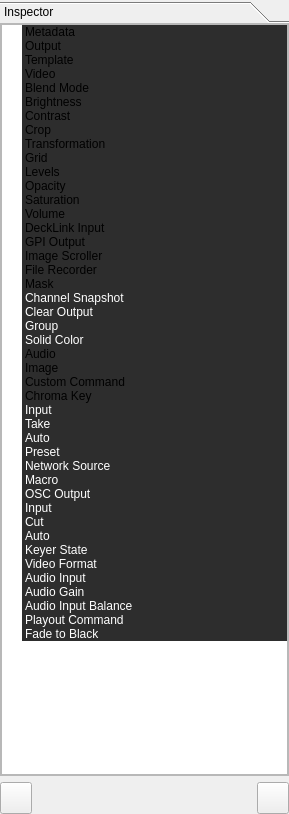
<?xml version="1.0" encoding="UTF-8"?>
<ui version="4.0">
 <class>InspectorWidget</class>
 <widget class="QWidget" name="InspectorWidget">
  <property name="geometry">
   <rect>
    <x>0</x>
    <y>0</y>
    <width>289</width>
    <height>814</height>
   </rect>
  </property>
  <property name="sizePolicy">
   <sizepolicy hsizetype="Preferred" vsizetype="Preferred">
    <horstretch>0</horstretch>
    <verstretch>0</verstretch>
   </sizepolicy>
  </property>
  <property name="minimumSize">
   <size>
    <width>289</width>
    <height>0</height>
   </size>
  </property>
  <property name="styleSheet">
   <string notr="true"/>
  </property>
  <layout class="QVBoxLayout" name="verticalLayout">
   <property name="spacing">
    <number>0</number>
   </property>
   <property name="leftMargin">
    <number>0</number>
   </property>
   <property name="topMargin">
    <number>1</number>
   </property>
   <property name="rightMargin">
    <number>0</number>
   </property>
   <property name="bottomMargin">
    <number>0</number>
   </property>
   <item>
    <widget class="QToolBox" name="toolBox">
     <property name="sizePolicy">
      <sizepolicy hsizetype="Expanding" vsizetype="Preferred">
       <horstretch>0</horstretch>
       <verstretch>0</verstretch>
      </sizepolicy>
     </property>
     <property name="tabSpacing">
      <number>0</number>
     </property>
     <widget class="QWidget" name="pageInspector">
      <property name="geometry">
       <rect>
        <x>0</x>
        <y>0</y>
        <width>289</width>
        <height>752</height>
       </rect>
      </property>
      <property name="sizePolicy">
       <sizepolicy hsizetype="Expanding" vsizetype="Preferred">
        <horstretch>0</horstretch>
        <verstretch>0</verstretch>
       </sizepolicy>
      </property>
      <attribute name="label">
       <string>Inspector</string>
      </attribute>
      <layout class="QVBoxLayout" name="verticalLayout_2">
       <property name="spacing">
        <number>0</number>
       </property>
       <property name="margin">
        <number>0</number>
       </property>
       <item>
        <widget class="QScrollArea" name="scrollArea">
         <property name="font">
          <font>
           <weight>50</weight>
           <bold>false</bold>
          </font>
         </property>
         <property name="widgetResizable">
          <bool>true</bool>
         </property>
         <widget class="QWidget" name="scrollAreaWidgetContents">
          <property name="geometry">
           <rect>
            <x>0</x>
            <y>0</y>
            <width>287</width>
            <height>750</height>
           </rect>
          </property>
          <layout class="QVBoxLayout" name="verticalLayout_3">
           <property name="spacing">
            <number>0</number>
           </property>
           <property name="margin">
            <number>0</number>
           </property>
           <item>
            <widget class="QTreeWidget" name="treeWidgetInspector">
             <property name="focusPolicy">
              <enum>Qt::NoFocus</enum>
             </property>
             <property name="selectionMode">
              <enum>QAbstractItemView::NoSelection</enum>
             </property>
             <property name="verticalScrollMode">
              <enum>QAbstractItemView::ScrollPerPixel</enum>
             </property>
             <property name="animated">
              <bool>true</bool>
             </property>
             <property name="expandsOnDoubleClick">
              <bool>false</bool>
             </property>
             <attribute name="headerVisible">
              <bool>false</bool>
             </attribute>
             <column>
              <property name="text">
               <string/>
              </property>
             </column>
             <item>
              <property name="text">
               <string>Metadata</string>
              </property>
              <property name="background">
               <brush brushstyle="SolidPattern">
                <color alpha="255">
                 <red>45</red>
                 <green>45</green>
                 <blue>45</blue>
                </color>
               </brush>
              </property>
              <property name="foreground">
               <brush brushstyle="NoBrush">
                <color alpha="255">
                 <red>255</red>
                 <green>255</green>
                 <blue>255</blue>
                </color>
               </brush>
              </property>
             </item>
             <item>
              <property name="text">
               <string>Output</string>
              </property>
              <property name="background">
               <brush brushstyle="SolidPattern">
                <color alpha="255">
                 <red>45</red>
                 <green>45</green>
                 <blue>45</blue>
                </color>
               </brush>
              </property>
              <property name="foreground">
               <brush brushstyle="NoBrush">
                <color alpha="255">
                 <red>255</red>
                 <green>255</green>
                 <blue>255</blue>
                </color>
               </brush>
              </property>
             </item>
             <item>
              <property name="text">
               <string>Template</string>
              </property>
              <property name="background">
               <brush brushstyle="SolidPattern">
                <color alpha="255">
                 <red>45</red>
                 <green>45</green>
                 <blue>45</blue>
                </color>
               </brush>
              </property>
              <property name="foreground">
               <brush brushstyle="NoBrush">
                <color alpha="255">
                 <red>255</red>
                 <green>255</green>
                 <blue>255</blue>
                </color>
               </brush>
              </property>
             </item>
             <item>
              <property name="text">
               <string>Video</string>
              </property>
              <property name="background">
               <brush brushstyle="SolidPattern">
                <color alpha="255">
                 <red>45</red>
                 <green>45</green>
                 <blue>45</blue>
                </color>
               </brush>
              </property>
              <property name="foreground">
               <brush brushstyle="NoBrush">
                <color alpha="255">
                 <red>255</red>
                 <green>255</green>
                 <blue>255</blue>
                </color>
               </brush>
              </property>
             </item>
             <item>
              <property name="text">
               <string>Blend Mode</string>
              </property>
              <property name="background">
               <brush brushstyle="SolidPattern">
                <color alpha="255">
                 <red>45</red>
                 <green>45</green>
                 <blue>45</blue>
                </color>
               </brush>
              </property>
              <property name="foreground">
               <brush brushstyle="NoBrush">
                <color alpha="255">
                 <red>255</red>
                 <green>255</green>
                 <blue>255</blue>
                </color>
               </brush>
              </property>
             </item>
             <item>
              <property name="text">
               <string>Brightness</string>
              </property>
              <property name="background">
               <brush brushstyle="SolidPattern">
                <color alpha="255">
                 <red>45</red>
                 <green>45</green>
                 <blue>45</blue>
                </color>
               </brush>
              </property>
              <property name="foreground">
               <brush brushstyle="NoBrush">
                <color alpha="255">
                 <red>255</red>
                 <green>255</green>
                 <blue>255</blue>
                </color>
               </brush>
              </property>
             </item>
             <item>
              <property name="text">
               <string>Contrast</string>
              </property>
              <property name="background">
               <brush brushstyle="SolidPattern">
                <color alpha="255">
                 <red>45</red>
                 <green>45</green>
                 <blue>45</blue>
                </color>
               </brush>
              </property>
              <property name="foreground">
               <brush brushstyle="NoBrush">
                <color alpha="255">
                 <red>255</red>
                 <green>255</green>
                 <blue>255</blue>
                </color>
               </brush>
              </property>
             </item>
             <item>
              <property name="text">
               <string>Crop</string>
              </property>
              <property name="background">
               <brush brushstyle="SolidPattern">
                <color alpha="255">
                 <red>45</red>
                 <green>45</green>
                 <blue>45</blue>
                </color>
               </brush>
              </property>
              <property name="foreground">
               <brush brushstyle="NoBrush">
                <color alpha="255">
                 <red>255</red>
                 <green>255</green>
                 <blue>255</blue>
                </color>
               </brush>
              </property>
             </item>
             <item>
              <property name="text">
               <string>Transformation</string>
              </property>
              <property name="background">
               <brush brushstyle="SolidPattern">
                <color alpha="255">
                 <red>45</red>
                 <green>45</green>
                 <blue>45</blue>
                </color>
               </brush>
              </property>
              <property name="foreground">
               <brush brushstyle="NoBrush">
                <color alpha="255">
                 <red>255</red>
                 <green>255</green>
                 <blue>255</blue>
                </color>
               </brush>
              </property>
             </item>
             <item>
              <property name="text">
               <string>Grid</string>
              </property>
              <property name="background">
               <brush brushstyle="SolidPattern">
                <color alpha="255">
                 <red>45</red>
                 <green>45</green>
                 <blue>45</blue>
                </color>
               </brush>
              </property>
              <property name="foreground">
               <brush brushstyle="NoBrush">
                <color alpha="255">
                 <red>255</red>
                 <green>255</green>
                 <blue>255</blue>
                </color>
               </brush>
              </property>
             </item>
             <item>
              <property name="text">
               <string>Levels</string>
              </property>
              <property name="background">
               <brush brushstyle="SolidPattern">
                <color alpha="255">
                 <red>45</red>
                 <green>45</green>
                 <blue>45</blue>
                </color>
               </brush>
              </property>
              <property name="foreground">
               <brush brushstyle="NoBrush">
                <color alpha="255">
                 <red>255</red>
                 <green>255</green>
                 <blue>255</blue>
                </color>
               </brush>
              </property>
             </item>
             <item>
              <property name="text">
               <string>Opacity</string>
              </property>
              <property name="background">
               <brush brushstyle="SolidPattern">
                <color alpha="255">
                 <red>45</red>
                 <green>45</green>
                 <blue>45</blue>
                </color>
               </brush>
              </property>
              <property name="foreground">
               <brush brushstyle="NoBrush">
                <color alpha="255">
                 <red>255</red>
                 <green>255</green>
                 <blue>255</blue>
                </color>
               </brush>
              </property>
             </item>
             <item>
              <property name="text">
               <string>Saturation</string>
              </property>
              <property name="background">
               <brush brushstyle="SolidPattern">
                <color alpha="255">
                 <red>45</red>
                 <green>45</green>
                 <blue>45</blue>
                </color>
               </brush>
              </property>
              <property name="foreground">
               <brush brushstyle="NoBrush">
                <color alpha="255">
                 <red>255</red>
                 <green>255</green>
                 <blue>255</blue>
                </color>
               </brush>
              </property>
             </item>
             <item>
              <property name="text">
               <string>Volume</string>
              </property>
              <property name="background">
               <brush brushstyle="SolidPattern">
                <color alpha="255">
                 <red>45</red>
                 <green>45</green>
                 <blue>45</blue>
                </color>
               </brush>
              </property>
              <property name="foreground">
               <brush brushstyle="NoBrush">
                <color alpha="255">
                 <red>255</red>
                 <green>255</green>
                 <blue>255</blue>
                </color>
               </brush>
              </property>
             </item>
             <item>
              <property name="text">
               <string>DeckLink Input</string>
              </property>
              <property name="background">
               <brush brushstyle="SolidPattern">
                <color alpha="255">
                 <red>45</red>
                 <green>45</green>
                 <blue>45</blue>
                </color>
               </brush>
              </property>
              <property name="foreground">
               <brush brushstyle="NoBrush">
                <color alpha="255">
                 <red>255</red>
                 <green>255</green>
                 <blue>255</blue>
                </color>
               </brush>
              </property>
             </item>
             <item>
              <property name="text">
               <string>GPI Output</string>
              </property>
              <property name="background">
               <brush brushstyle="SolidPattern">
                <color alpha="255">
                 <red>45</red>
                 <green>45</green>
                 <blue>45</blue>
                </color>
               </brush>
              </property>
              <property name="foreground">
               <brush brushstyle="NoBrush">
                <color alpha="255">
                 <red>255</red>
                 <green>255</green>
                 <blue>255</blue>
                </color>
               </brush>
              </property>
             </item>
             <item>
              <property name="text">
               <string>Image Scroller</string>
              </property>
              <property name="background">
               <brush brushstyle="SolidPattern">
                <color alpha="255">
                 <red>45</red>
                 <green>45</green>
                 <blue>45</blue>
                </color>
               </brush>
              </property>
              <property name="foreground">
               <brush brushstyle="NoBrush">
                <color alpha="255">
                 <red>255</red>
                 <green>255</green>
                 <blue>255</blue>
                </color>
               </brush>
              </property>
             </item>
             <item>
              <property name="text">
               <string>File Recorder</string>
              </property>
              <property name="background">
               <brush brushstyle="SolidPattern">
                <color alpha="255">
                 <red>45</red>
                 <green>45</green>
                 <blue>45</blue>
                </color>
               </brush>
              </property>
              <property name="foreground">
               <brush brushstyle="NoBrush">
                <color alpha="255">
                 <red>255</red>
                 <green>255</green>
                 <blue>255</blue>
                </color>
               </brush>
              </property>
             </item>
             <item>
              <property name="text">
               <string>Mask</string>
              </property>
              <property name="background">
               <brush brushstyle="SolidPattern">
                <color alpha="255">
                 <red>45</red>
                 <green>45</green>
                 <blue>45</blue>
                </color>
               </brush>
              </property>
              <property name="foreground">
               <brush brushstyle="NoBrush">
                <color alpha="255">
                 <red>255</red>
                 <green>255</green>
                 <blue>255</blue>
                </color>
               </brush>
              </property>
             </item>
             <item>
              <property name="text">
               <string>Channel Snapshot</string>
              </property>
              <property name="background">
               <brush brushstyle="SolidPattern">
                <color alpha="255">
                 <red>45</red>
                 <green>45</green>
                 <blue>45</blue>
                </color>
               </brush>
              </property>
              <property name="foreground">
               <brush brushstyle="SolidPattern">
                <color alpha="255">
                 <red>255</red>
                 <green>255</green>
                 <blue>255</blue>
                </color>
               </brush>
              </property>
             </item>
             <item>
              <property name="text">
               <string>Clear Output</string>
              </property>
              <property name="background">
               <brush brushstyle="SolidPattern">
                <color alpha="255">
                 <red>45</red>
                 <green>45</green>
                 <blue>45</blue>
                </color>
               </brush>
              </property>
              <property name="foreground">
               <brush brushstyle="SolidPattern">
                <color alpha="255">
                 <red>255</red>
                 <green>255</green>
                 <blue>255</blue>
                </color>
               </brush>
              </property>
             </item>
             <item>
              <property name="text">
               <string>Group</string>
              </property>
              <property name="background">
               <brush brushstyle="SolidPattern">
                <color alpha="255">
                 <red>45</red>
                 <green>45</green>
                 <blue>45</blue>
                </color>
               </brush>
              </property>
              <property name="foreground">
               <brush brushstyle="SolidPattern">
                <color alpha="255">
                 <red>255</red>
                 <green>255</green>
                 <blue>255</blue>
                </color>
               </brush>
              </property>
             </item>
             <item>
              <property name="text">
               <string>Solid Color</string>
              </property>
              <property name="background">
               <brush brushstyle="SolidPattern">
                <color alpha="255">
                 <red>45</red>
                 <green>45</green>
                 <blue>45</blue>
                </color>
               </brush>
              </property>
              <property name="foreground">
               <brush brushstyle="SolidPattern">
                <color alpha="255">
                 <red>255</red>
                 <green>255</green>
                 <blue>255</blue>
                </color>
               </brush>
              </property>
             </item>
             <item>
              <property name="text">
               <string>Audio</string>
              </property>
              <property name="background">
               <brush brushstyle="SolidPattern">
                <color alpha="255">
                 <red>45</red>
                 <green>45</green>
                 <blue>45</blue>
                </color>
               </brush>
              </property>
              <property name="foreground">
               <brush brushstyle="NoBrush">
                <color alpha="255">
                 <red>255</red>
                 <green>255</green>
                 <blue>255</blue>
                </color>
               </brush>
              </property>
             </item>
             <item>
              <property name="text">
               <string>Image</string>
              </property>
              <property name="background">
               <brush brushstyle="SolidPattern">
                <color alpha="255">
                 <red>45</red>
                 <green>45</green>
                 <blue>45</blue>
                </color>
               </brush>
              </property>
              <property name="foreground">
               <brush brushstyle="NoBrush">
                <color alpha="255">
                 <red>255</red>
                 <green>255</green>
                 <blue>255</blue>
                </color>
               </brush>
              </property>
             </item>
             <item>
              <property name="text">
               <string>Custom Command</string>
              </property>
              <property name="background">
               <brush brushstyle="SolidPattern">
                <color alpha="255">
                 <red>45</red>
                 <green>45</green>
                 <blue>45</blue>
                </color>
               </brush>
              </property>
              <property name="foreground">
               <brush brushstyle="NoBrush">
                <color alpha="255">
                 <red>255</red>
                 <green>255</green>
                 <blue>255</blue>
                </color>
               </brush>
              </property>
             </item>
             <item>
              <property name="text">
               <string>Chroma Key</string>
              </property>
              <property name="background">
               <brush brushstyle="SolidPattern">
                <color alpha="255">
                 <red>45</red>
                 <green>45</green>
                 <blue>45</blue>
                </color>
               </brush>
              </property>
              <property name="foreground">
               <brush brushstyle="NoBrush">
                <color alpha="255">
                 <red>255</red>
                 <green>255</green>
                 <blue>255</blue>
                </color>
               </brush>
              </property>
             </item>
             <item>
              <property name="text">
               <string>Input</string>
              </property>
              <property name="background">
               <brush brushstyle="SolidPattern">
                <color alpha="255">
                 <red>45</red>
                 <green>45</green>
                 <blue>45</blue>
                </color>
               </brush>
              </property>
              <property name="foreground">
               <brush brushstyle="SolidPattern">
                <color alpha="255">
                 <red>255</red>
                 <green>255</green>
                 <blue>255</blue>
                </color>
               </brush>
              </property>
             </item>
             <item>
              <property name="text">
               <string>Take</string>
              </property>
              <property name="background">
               <brush brushstyle="SolidPattern">
                <color alpha="255">
                 <red>45</red>
                 <green>45</green>
                 <blue>45</blue>
                </color>
               </brush>
              </property>
              <property name="foreground">
               <brush brushstyle="SolidPattern">
                <color alpha="255">
                 <red>255</red>
                 <green>255</green>
                 <blue>255</blue>
                </color>
               </brush>
              </property>
             </item>
             <item>
              <property name="text">
               <string>Auto</string>
              </property>
              <property name="background">
               <brush brushstyle="SolidPattern">
                <color alpha="255">
                 <red>45</red>
                 <green>45</green>
                 <blue>45</blue>
                </color>
               </brush>
              </property>
              <property name="foreground">
               <brush brushstyle="SolidPattern">
                <color alpha="255">
                 <red>255</red>
                 <green>255</green>
                 <blue>255</blue>
                </color>
               </brush>
              </property>
             </item>
             <item>
              <property name="text">
               <string>Preset</string>
              </property>
              <property name="background">
               <brush brushstyle="SolidPattern">
                <color alpha="255">
                 <red>45</red>
                 <green>45</green>
                 <blue>45</blue>
                </color>
               </brush>
              </property>
              <property name="foreground">
               <brush brushstyle="SolidPattern">
                <color alpha="255">
                 <red>255</red>
                 <green>255</green>
                 <blue>255</blue>
                </color>
               </brush>
              </property>
             </item>
             <item>
              <property name="text">
               <string>Network Source</string>
              </property>
              <property name="background">
               <brush brushstyle="SolidPattern">
                <color alpha="255">
                 <red>45</red>
                 <green>45</green>
                 <blue>45</blue>
                </color>
               </brush>
              </property>
              <property name="foreground">
               <brush brushstyle="SolidPattern">
                <color alpha="255">
                 <red>255</red>
                 <green>255</green>
                 <blue>255</blue>
                </color>
               </brush>
              </property>
             </item>
             <item>
              <property name="text">
               <string>Macro</string>
              </property>
              <property name="background">
               <brush brushstyle="SolidPattern">
                <color alpha="255">
                 <red>45</red>
                 <green>45</green>
                 <blue>45</blue>
                </color>
               </brush>
              </property>
              <property name="foreground">
               <brush brushstyle="SolidPattern">
                <color alpha="255">
                 <red>255</red>
                 <green>255</green>
                 <blue>255</blue>
                </color>
               </brush>
              </property>
             </item>
             <item>
              <property name="text">
               <string>OSC Output</string>
              </property>
              <property name="background">
               <brush brushstyle="SolidPattern">
                <color alpha="255">
                 <red>45</red>
                 <green>45</green>
                 <blue>45</blue>
                </color>
               </brush>
              </property>
              <property name="foreground">
               <brush brushstyle="SolidPattern">
                <color alpha="255">
                 <red>255</red>
                 <green>255</green>
                 <blue>255</blue>
                </color>
               </brush>
              </property>
             </item>
             <item>
              <property name="text">
               <string>Input</string>
              </property>
              <property name="background">
               <brush brushstyle="SolidPattern">
                <color alpha="255">
                 <red>45</red>
                 <green>45</green>
                 <blue>45</blue>
                </color>
               </brush>
              </property>
              <property name="foreground">
               <brush brushstyle="SolidPattern">
                <color alpha="255">
                 <red>255</red>
                 <green>255</green>
                 <blue>255</blue>
                </color>
               </brush>
              </property>
             </item>
             <item>
              <property name="text">
               <string>Cut</string>
              </property>
              <property name="background">
               <brush brushstyle="SolidPattern">
                <color alpha="255">
                 <red>45</red>
                 <green>45</green>
                 <blue>45</blue>
                </color>
               </brush>
              </property>
              <property name="foreground">
               <brush brushstyle="SolidPattern">
                <color alpha="255">
                 <red>255</red>
                 <green>255</green>
                 <blue>255</blue>
                </color>
               </brush>
              </property>
             </item>
             <item>
              <property name="text">
               <string>Auto</string>
              </property>
              <property name="background">
               <brush brushstyle="SolidPattern">
                <color alpha="255">
                 <red>45</red>
                 <green>45</green>
                 <blue>45</blue>
                </color>
               </brush>
              </property>
              <property name="foreground">
               <brush brushstyle="SolidPattern">
                <color alpha="255">
                 <red>255</red>
                 <green>255</green>
                 <blue>255</blue>
                </color>
               </brush>
              </property>
             </item>
             <item>
              <property name="text">
               <string>Keyer State</string>
              </property>
              <property name="background">
               <brush brushstyle="SolidPattern">
                <color alpha="255">
                 <red>45</red>
                 <green>45</green>
                 <blue>45</blue>
                </color>
               </brush>
              </property>
              <property name="foreground">
               <brush brushstyle="SolidPattern">
                <color alpha="255">
                 <red>255</red>
                 <green>255</green>
                 <blue>255</blue>
                </color>
               </brush>
              </property>
             </item>
             <item>
              <property name="text">
               <string>Video Format</string>
              </property>
              <property name="background">
               <brush brushstyle="SolidPattern">
                <color alpha="255">
                 <red>45</red>
                 <green>45</green>
                 <blue>45</blue>
                </color>
               </brush>
              </property>
              <property name="foreground">
               <brush brushstyle="SolidPattern">
                <color alpha="255">
                 <red>255</red>
                 <green>255</green>
                 <blue>255</blue>
                </color>
               </brush>
              </property>
             </item>
             <item>
              <property name="text">
               <string>Audio Input</string>
              </property>
              <property name="background">
               <brush brushstyle="SolidPattern">
                <color alpha="255">
                 <red>45</red>
                 <green>45</green>
                 <blue>45</blue>
                </color>
               </brush>
              </property>
              <property name="foreground">
               <brush brushstyle="SolidPattern">
                <color alpha="255">
                 <red>255</red>
                 <green>255</green>
                 <blue>255</blue>
                </color>
               </brush>
              </property>
             </item>
             <item>
              <property name="text">
               <string>Audio Gain</string>
              </property>
              <property name="background">
               <brush brushstyle="SolidPattern">
                <color alpha="255">
                 <red>45</red>
                 <green>45</green>
                 <blue>45</blue>
                </color>
               </brush>
              </property>
              <property name="foreground">
               <brush brushstyle="SolidPattern">
                <color alpha="255">
                 <red>255</red>
                 <green>255</green>
                 <blue>255</blue>
                </color>
               </brush>
              </property>
             </item>
             <item>
              <property name="text">
               <string>Audio Input Balance</string>
              </property>
              <property name="background">
               <brush brushstyle="SolidPattern">
                <color alpha="255">
                 <red>45</red>
                 <green>45</green>
                 <blue>45</blue>
                </color>
               </brush>
              </property>
              <property name="foreground">
               <brush brushstyle="SolidPattern">
                <color alpha="255">
                 <red>255</red>
                 <green>255</green>
                 <blue>255</blue>
                </color>
               </brush>
              </property>
             </item>
             <item>
              <property name="text">
               <string>Playout Command</string>
              </property>
              <property name="background">
               <brush brushstyle="SolidPattern">
                <color alpha="255">
                 <red>45</red>
                 <green>45</green>
                 <blue>45</blue>
                </color>
               </brush>
              </property>
              <property name="foreground">
               <brush brushstyle="SolidPattern">
                <color alpha="255">
                 <red>255</red>
                 <green>255</green>
                 <blue>255</blue>
                </color>
               </brush>
              </property>
             </item>
             <item>
              <property name="text">
               <string>Fade to Black</string>
              </property>
              <property name="background">
               <brush brushstyle="SolidPattern">
                <color alpha="255">
                 <red>45</red>
                 <green>45</green>
                 <blue>45</blue>
                </color>
               </brush>
              </property>
              <property name="foreground">
               <brush brushstyle="SolidPattern">
                <color alpha="255">
                 <red>255</red>
                 <green>255</green>
                 <blue>255</blue>
                </color>
               </brush>
              </property>
             </item>
            </widget>
           </item>
          </layout>
         </widget>
        </widget>
       </item>
      </layout>
     </widget>
    </widget>
   </item>
   <item>
    <spacer name="verticalSpacer">
     <property name="orientation">
      <enum>Qt::Vertical</enum>
     </property>
     <property name="sizeType">
      <enum>QSizePolicy::Fixed</enum>
     </property>
     <property name="sizeHint" stdset="0">
      <size>
       <width>20</width>
       <height>6</height>
      </size>
     </property>
    </spacer>
   </item>
   <item>
    <layout class="QHBoxLayout" name="horizontalLayoutMasterVolume">
     <item>
      <widget class="QToolButton" name="toolButtonDisableCommand">
       <property name="minimumSize">
        <size>
         <width>32</width>
         <height>32</height>
        </size>
       </property>
       <property name="maximumSize">
        <size>
         <width>32</width>
         <height>32</height>
        </size>
       </property>
       <property name="toolTip">
        <string>Disable Commands</string>
       </property>
       <property name="iconSize">
        <size>
         <width>32</width>
         <height>32</height>
        </size>
       </property>
      </widget>
     </item>
     <item>
      <spacer name="horizontalSpacerMasterVolume">
       <property name="orientation">
        <enum>Qt::Horizontal</enum>
       </property>
       <property name="sizeHint" stdset="0">
        <size>
         <width>40</width>
         <height>20</height>
        </size>
       </property>
      </spacer>
     </item>
     <item>
      <widget class="QToolButton" name="toolButtonMasterVolume">
       <property name="minimumSize">
        <size>
         <width>32</width>
         <height>32</height>
        </size>
       </property>
       <property name="maximumSize">
        <size>
         <width>32</width>
         <height>32</height>
        </size>
       </property>
       <property name="toolTip">
        <string>Master Volume</string>
       </property>
       <property name="iconSize">
        <size>
         <width>32</width>
         <height>32</height>
        </size>
       </property>
      </widget>
     </item>
    </layout>
   </item>
  </layout>
 </widget>
 <resources/>
 <connections>
  <connection>
   <sender>treeWidgetInspector</sender>
   <signal>itemClicked(QTreeWidgetItem*,int)</signal>
   <receiver>InspectorWidget</receiver>
   <slot>toggleExpandItem(QTreeWidgetItem*,int)</slot>
   <hints>
    <hint type="sourcelabel">
     <x>167</x>
     <y>71</y>
    </hint>
    <hint type="destinationlabel">
     <x>244</x>
     <y>71</y>
    </hint>
   </hints>
  </connection>
  <connection>
   <sender>toolButtonMasterVolume</sender>
   <signal>clicked()</signal>
   <receiver>InspectorWidget</receiver>
   <slot>masterVolumeClicked()</slot>
   <hints>
    <hint type="sourcelabel">
     <x>287</x>
     <y>794</y>
    </hint>
    <hint type="destinationlabel">
     <x>98</x>
     <y>591</y>
    </hint>
   </hints>
  </connection>
  <connection>
   <sender>toolButtonDisableCommand</sender>
   <signal>clicked()</signal>
   <receiver>InspectorWidget</receiver>
   <slot>disableCommandClicked()</slot>
   <hints>
    <hint type="sourcelabel">
     <x>32</x>
     <y>794</y>
    </hint>
    <hint type="destinationlabel">
     <x>0</x>
     <y>502</y>
    </hint>
   </hints>
  </connection>
 </connections>
 <slots>
  <slot>masterVolumeClicked()</slot>
  <slot>disableCommandClicked()</slot>
 </slots>
</ui>
